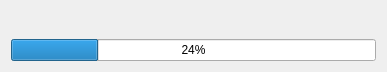
<?xml version="1.0" encoding="UTF-8"?>
<ui version="4.0">
 <class>Dialog</class>
 <widget class="QDialog" name="Dialog">
  <property name="geometry">
   <rect>
    <x>0</x>
    <y>0</y>
    <width>385</width>
    <height>72</height>
   </rect>
  </property>
  <property name="windowTitle">
   <string>Import</string>
  </property>
  <layout class="QVBoxLayout" name="verticalLayout">
   <item>
    <layout class="QHBoxLayout" name="horizontalLayout">
     <item>
      <widget class="QLabel" name="label_file">
       <property name="minimumSize">
        <size>
         <width>365</width>
         <height>22</height>
        </size>
       </property>
       <property name="text">
        <string/>
       </property>
      </widget>
     </item>
    </layout>
   </item>
   <item>
    <widget class="QProgressBar" name="progressBar">
     <property name="value">
      <number>24</number>
     </property>
    </widget>
   </item>
  </layout>
 </widget>
 <resources/>
 <connections/>
</ui>
